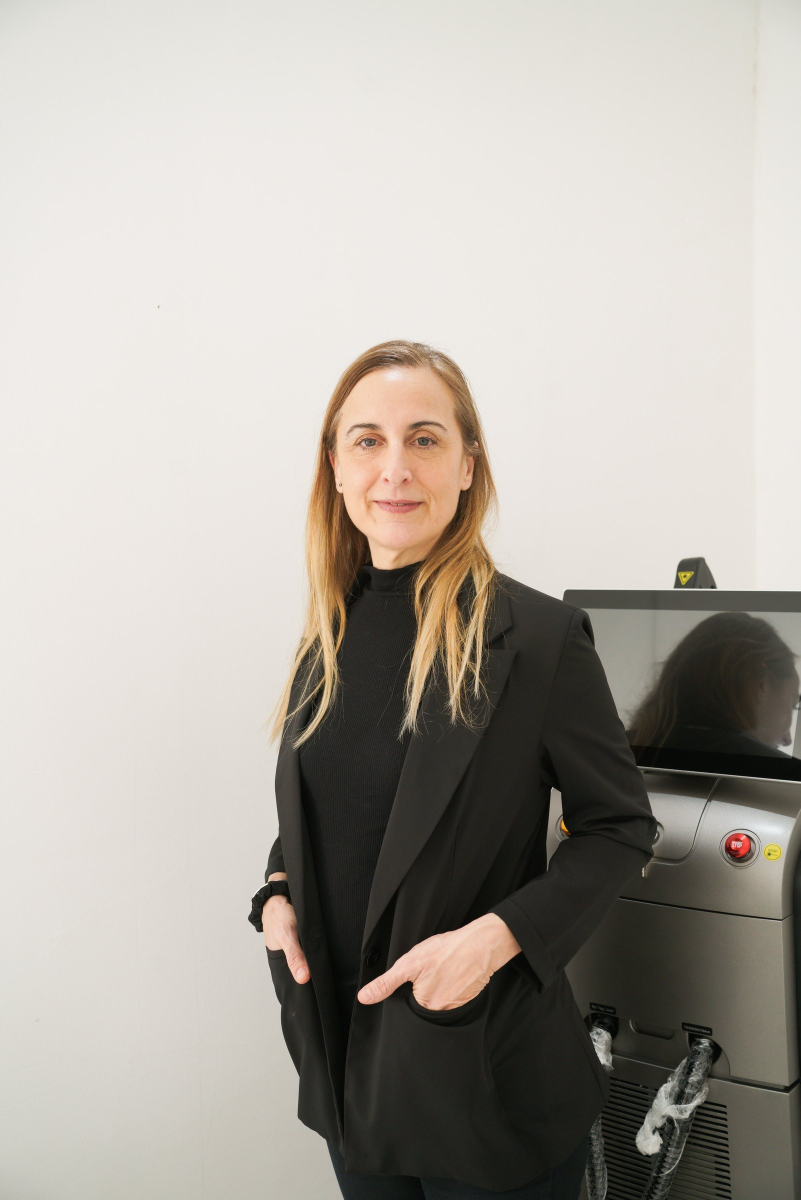
#> input picture uploads/especialista-dsc08480.jpg, 1601 x 2400 px (shown at 1/2 size); its folder holds 4 pictures in this run
$ python optimizar-fotos.py
#> lines starting #> are read from the running program, lines starting #| are printed output that depends on the picture
#!/usr/bin/env python3
"""Genera variantes optimizadas (webp + jpg) de las fotos de uploads/ en .optimizadas/.
Requiere Pillow (requirements.txt). El build las usa con srcset si existen; si no, usa el original."""
import os, sys
try:
    from PIL import Image, ImageOps
except ImportError:
    # Sin Pillow el sitio se publica igual, pero con las fotos originales (más pesadas).
    print('AVISO: falta Pillow (pip install -r requirements.txt). Se publican las fotos originales sin optimizar.', file=sys.stderr)
    sys.exit(0)
ROOT = os.path.dirname(os.path.dirname(os.path.abspath(__file__)))
SRC, OUT = os.path.join(ROOT, 'uploads'), os.path.join(ROOT, '.optimizadas')
WIDTHS = [480, 800, 1200, 1600]
os.makedirs(OUT, exist_ok=True)
n = 0
for f in sorted(os.listdir(SRC)):
    base, ext = os.path.splitext(f)
    if ext.lower() not in ('.jpg', '.jpeg', '.png', '.webp'):
        continue
    src = os.path.join(SRC, f)
    im = None
    for w in WIDTHS:
        webp, jpg = os.path.join(OUT, f'{base}-{w}.webp'), os.path.join(OUT, f'{base}-{w}.jpg')
        if os.path.exists(webp) and os.path.getmtime(webp) >= os.path.getmtime(src):
            continue
        if im is None:
            im = ImageOps.exif_transpose(Image.open(src)).convert('RGB')
#> im is the input picture: PIL image 1601x2400 RGB; mean R, G, B 174.2, 169.1, 161.7
        r = im.copy()
        if r.width > w:
            r = r.resize((w, round(r.height * w / r.width)), Image.LANCZOS)
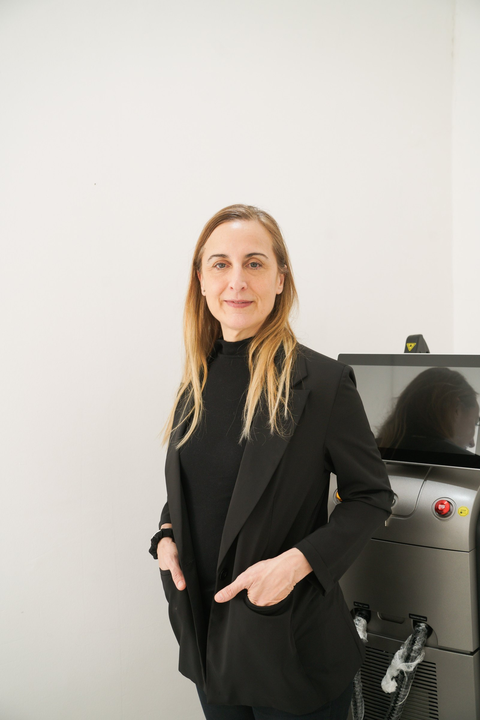
#> r: PIL image 480x720 RGB; mean R, G, B 174.2, 169.1, 161.7
        r.save(webp, 'WEBP', quality=80, method=6)
        r.save(jpg, 'JPEG', quality=82, optimize=True, progressive=True)
        n += 1
#> pass 2 of the loop `for f in sorted(os.listdir(SRC)):`:
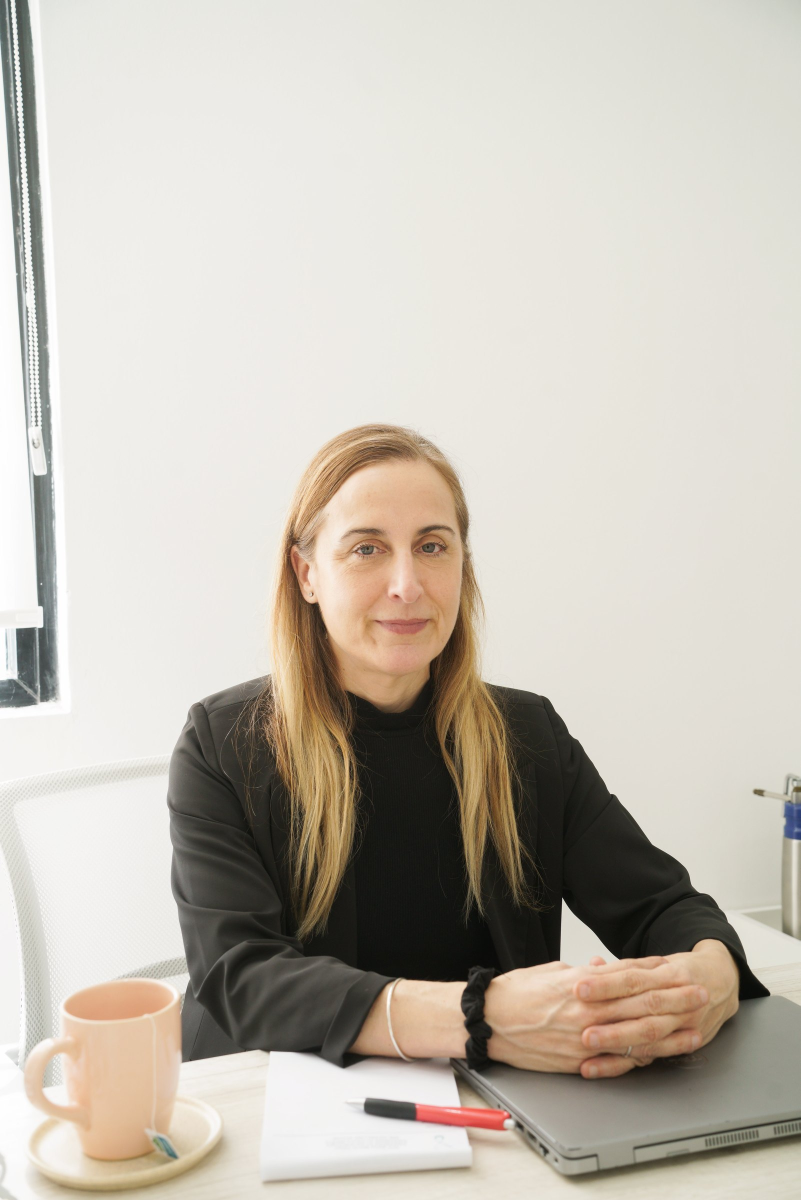
#> input picture uploads/hero-dsc08473.jpg, 1601 x 2400 px (shown at 1/2 size)
#> im is the input picture: PIL image 1601x2400 RGB; mean R, G, B 196.2, 189.7, 179.4
#> `r = r.resize((w, round(r.height * w / r.width)), Image.LANCZOS)`:
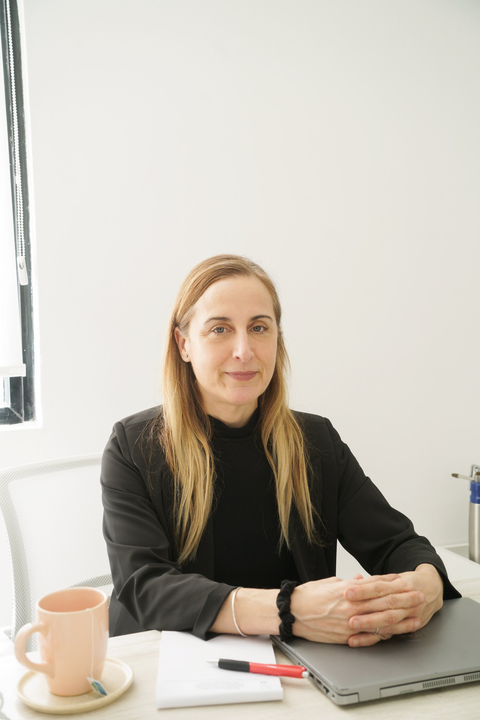
#> r: PIL image 480x720 RGB; mean R, G, B 196.2, 189.7, 179.4
#> pass 3 of the loop `for f in sorted(os.listdir(SRC)):`:
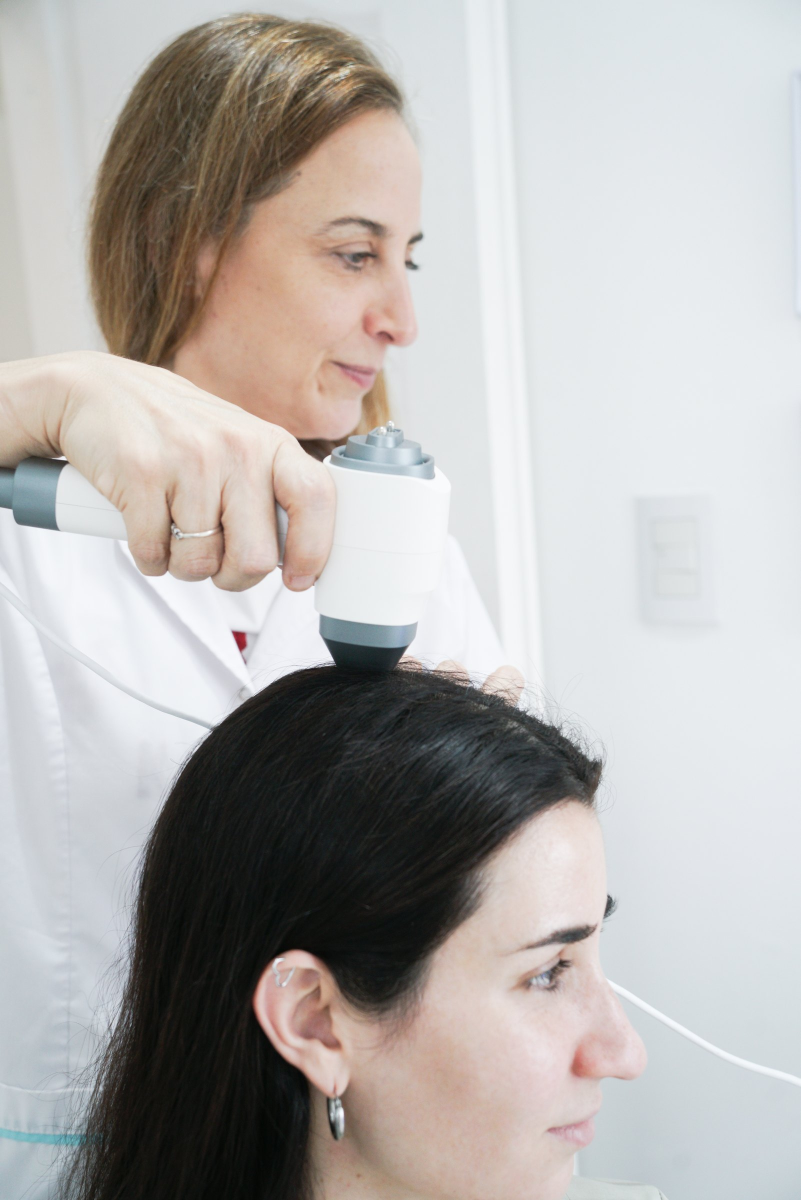
#> input picture uploads/sector-capilar-dsc00845.jpg, 1601 x 2400 px (shown at 1/2 size)
#> im is the input picture: PIL image 1601x2400 RGB; mean R, G, B 180.5, 177.3, 175.1
#> `r = r.resize((w, round(r.height * w / r.width)), Image.LANCZOS)`:
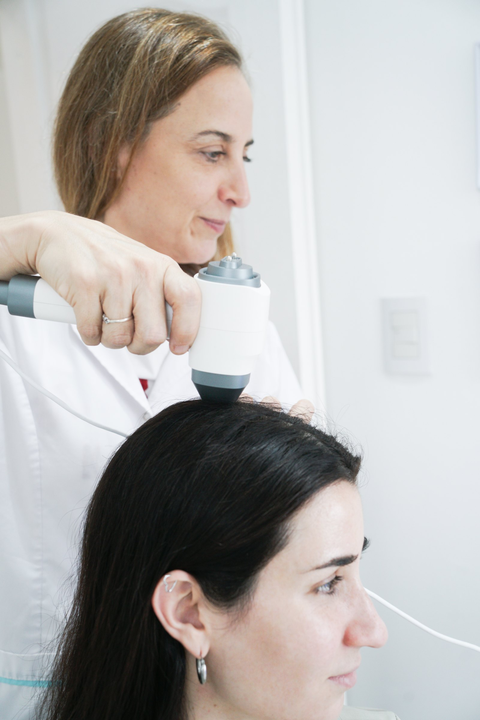
#> r: PIL image 480x720 RGB; mean R, G, B 180.5, 177.3, 175.1
#> the loop made 4 passes; the first 3 are shown
print(f'{n} variantes generadas en .optimizadas/')
